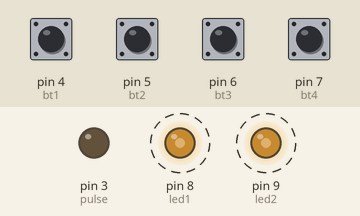
Simulated run of this sketch. Board: Arduino Uno, built with avr-gcc and run on an emulated ATmega328P. Shown: output pins drawn as LEDs (lit = HIGH). Dashed ring = blinking. The inputs (shaded band) are chosen by the test bench; at power-on: pin 4 (bt1), pin 5 (bt2), pin 6 (bt3), pin 7 (bt4) HIGH.

Above: at 0.05 s.
Timing chart, 0 to 5.6 s (numbered marks = the images above):
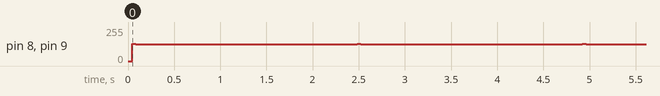

Measured:
- by itself, pin 8 (led1), pin 9 (led2): alternates 131/255 for 0.04 s and 125/255 for 2.4 s

The sketch:

Timer0Registradores.ino
```cpp
/* ============================================================

   Este código é copiado do professor e tem a função de demonstrar como se configura o timer0 a partir de seus registradores.

   Timer0 - Configuração em Modo Comparação

   Compilador: Arduino IDE 1.8.4

   MCU: Atmega328p
   Autor: Eng. Wagner Rambo
   Data:  Abril de 2020


============================================================ */


// ============================================================
// --- Mapeamento de Hardware ---
#define   pulse (1<<PD3)
#define   bt1   (1<<PD4)
#define   bt2   (1<<PD5)
#define   bt3   (1<<PD6)
#define   bt4   (1<<PD7)
#define   led1  (1<<PB0)
#define   led2  (1<<PB1)


// ============================================================
// --- Protótipo das Funções ---
void readKeyboard();


// ============================================================
// --- Variáveis Globais ---
unsigned char bt_press = 0;


// ============================================================
// --- Interrupções ---
ISR (TIMER0_COMPA_vect)       //vetor para interrupção por overflow do Timer0
{
   PORTB ^= led1;
   PORTB ^= led2;


} //end ISR


// ============================================================
// --- Programa Principal ---
void setup()
{
   cli();              //desliga interrupção global

   DDRD  &=  ~bt1;     //configura entrada para o botão 1
   DDRD  &=  ~bt2;     //configura entrada para o botão 2
   DDRD  &=  ~bt3;     //configura entrada para o botão 3
   DDRD  &=  ~bt4;     //configura entrada para o botão 4

   PORTD |=   bt1;     //habilita o pull-up interno para o botão 1
   PORTD |=   bt2;     //habilita o pull-up interno para o botão 2
   PORTD |=   bt3;     //habilita o pull-up interno para o botão 3
   PORTD |=   bt4;     //habilita o pull-up interno para o botão 4

   DDRD  |=   pulse;   //configura saída para o pulso de interrupção externa
   DDRB  |=   led1;    //configura saída para o led1
   DDRB  |=   led2;    //configura saída para o led2

   PORTD &= ~pulse;    //inicializa pulse em LOW


   TCCR0A  =  0x00;    //timer0 operando em modo normal
   TCCR0B  =  0x00;    //timer0 normal desligado
   TCNT0   =  0x00;    //inicializa timer0

                  //   f = fclk/(2xPSx(1+OCR0A))

   OCR0A   = 243;       //configura valor de comparação

   TCCR0A |= (1 << WGM01);   //habilita o modo CTC

   TCCR0B |= (1 << CS01) | (1 << CS00); //prescaler 1:64

   TIMSK0 |= (1 << OCIE0A);  //habilita interrupção por comparação

   sei();                                    //liga interrupção global


   while(1)
   {
      readKeyboard();


   } //end while

} //end setup


// ============================================================
// --- Desenvolvimento das Funções ---
void readKeyboard()
{

static boolean  bt1_f = 0x00,
                bt2_f = 0x00,
                bt3_f = 0x00,
                bt4_f = 0x00;


   if(!(PIND&bt1)) bt1_f = 0x01;
   if(!(PIND&bt2)) bt2_f = 0x01;
   if(!(PIND&bt3)) bt3_f = 0x01;
   if(!(PIND&bt4)) bt4_f = 0x01;

   if((PIND&bt1) && bt1_f)
   {
      bt1_f = 0x00;
      PORTD |= pulse;
      bt_press = 1;
      PORTD &= ~pulse;

   } //end if bt1

   if((PIND&bt2) && bt2_f)
   {
      bt2_f = 0x00;
      PORTD |= pulse;
      bt_press = 2;
      PORTD &= ~pulse;

   } //end if bt2

   if((PIND&bt3) && bt3_f)
   {
      bt3_f = 0x00;
      PORTD |= pulse;
      bt_press = 3;
      PORTD &= ~pulse;

   } //end if bt3

   if((PIND&bt4) && bt4_f)
   {
      bt4_f = 0x00;
      PORTD |= pulse;
      bt_press = 4;
      PORTD &= ~pulse;

   } //end if bt4


} //end readKeyboard


// ============================================================
// --- FINAL DO PROGRAMA ---
```
